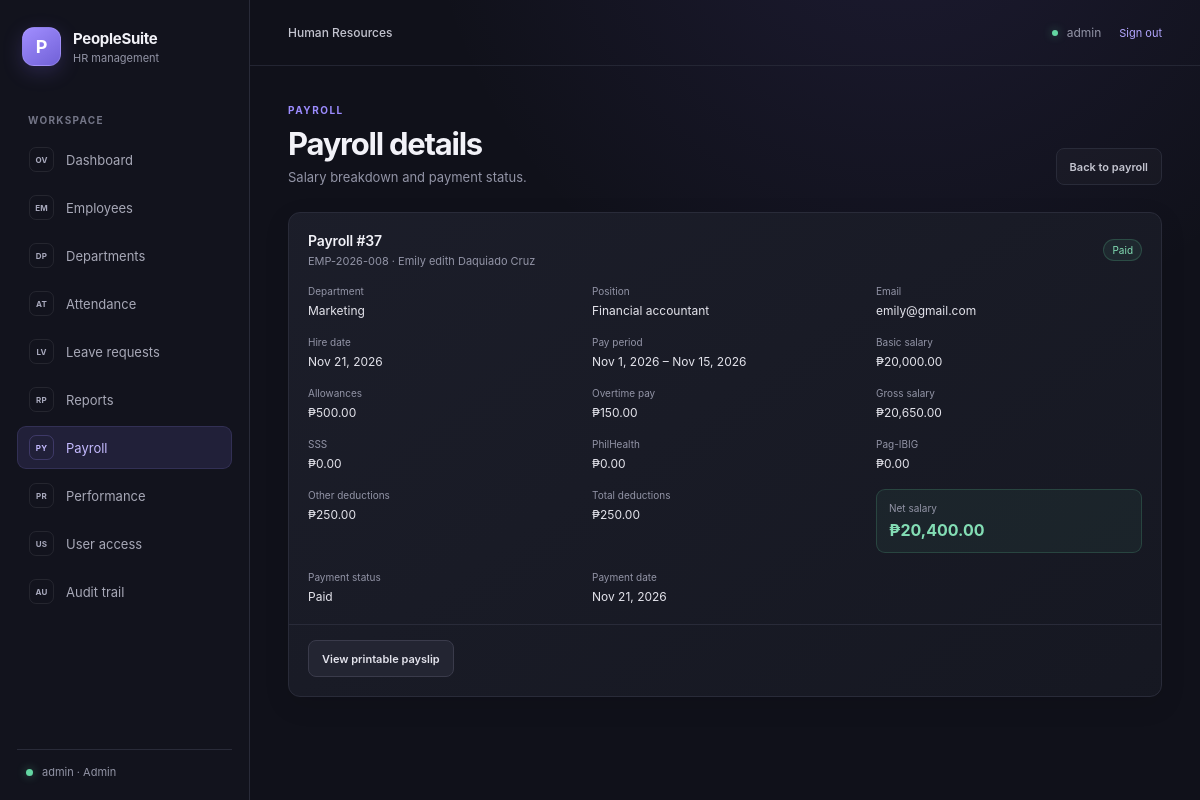
Screenshot of /payroll-details.php?id=37 (signed in) with the database file from the repository.
### tables this page shows
CREATE TABLE `payroll` (
  `payroll_id` int(11) NOT NULL,
  `employee_id` int(11) NOT NULL,
  `pay_period_start` date NOT NULL,
  `pay_period_end` date NOT NULL,
  `basic_salary` decimal(12,2) NOT NULL DEFAULT 0.00,
  `allowances` decimal(12,2) DEFAULT 0.00,
  `overtime_pay` decimal(12,2) DEFAULT 0.00,
  `deductions` decimal(12,2) DEFAULT 0.00,
  `sss_deduction` decimal(10,2) NOT NULL DEFAULT 0.00,
  `philhealth_deduction` decimal(10,2) NOT NULL DEFAULT 0.00,
  `pagibig_deduction` decimal(10,2) NOT NULL DEFAULT 0.00,
  `gross_salary` decimal(12,2) DEFAULT 0.00,
  `net_salary` decimal(12,2) DEFAULT 0.00,
  `payment_status` enum('Pending','Paid') DEFAULT 'Pending',
  `payment_date` date DEFAULT NULL,
  `created_at` timestamp NOT NULL DEFAULT current_timestamp()
);

CREATE TABLE `employees` (
  `employee_id` int(11) NOT NULL,
  `employee_code` varchar(20) NOT NULL,
  `first_name` varchar(100) NOT NULL,
  `middle_name` varchar(100) DEFAULT NULL,
  `last_name` varchar(100) NOT NULL,
  `gender` enum('Male','Female','Other') DEFAULT 'Other',
  `birth_date` date DEFAULT NULL,
  `email` varchar(150) NOT NULL,
  `phone` varchar(30) DEFAULT NULL,
  `address` text DEFAULT NULL,
  `department_id` int(11) DEFAULT NULL,
  `position` varchar(100) DEFAULT NULL,
  `hire_date` date NOT NULL,
  `employment_type` enum('Regular','Probationary','Contractual','Part-time') DEFAULT 'Regular',
  `employment_status` enum('Active','On Leave','Resigned','Terminated','Retired') DEFAULT 'Active',
  `basic_salary` decimal(12,2) DEFAULT 0.00,
  `created_at` timestamp NOT NULL DEFAULT current_timestamp(),
  `updated_at` timestamp NOT NULL DEFAULT current_timestamp() ON UPDATE current_timestamp()
);

CREATE TABLE `departments` (
  `department_id` int(11) NOT NULL,
  `department_name` varchar(100) NOT NULL,
  `description` text DEFAULT NULL,
  `created_at` timestamp NOT NULL DEFAULT current_timestamp()
);

### includes/auth.php (called while the page is built, shortened)
<?php
function auth_current_user(): ?array
{
    $user = $_SESSION['auth_user'];
    $lastActivity = (int) ($_SESSION['auth_last_activity'] ?? 0);
    return $user;
}
        ?>

### includes/payroll_helpers.php (called while the page is built, shortened)
<?php
function payroll_amount_to_cents($amount): ?int
{
    $value = trim((string) $amount);
    if (!preg_match('/\A(\d{1,10})(?:\.(\d{1,2}))?\z/D', $value, $parts)) {
        return null;
    }
    return ((int) $parts[1] * 100)
        + (int) str_pad($parts[2] ?? '', 2, '0');
}
function payroll_cents_to_amount(int $cents): string
{
    $absoluteCents = abs($cents);
    return ($cents < 0 ? '-' : '')
        . intdiv($absoluteCents, 100)
        . '.' . str_pad((string) ($absoluteCents % 100), 2, '0');
}
function payroll_money($amount): string
{
    $value = trim((string) $amount);
    $negative = str_starts_with($value, '-');
    $cents = payroll_amount_to_cents($value);
    return ($negative ? '-' : '') . '₱'
        . number_format(intdiv($cents, 100), 0, '.', ',')
        . '.' . str_pad((string) ($cents % 100), 2, '0');
}
function payroll_total_deductions_cents(array $record): int
{
    $total = 0;
    foreach (['sss_deduction', 'philhealth_deduction', 'pagibig_deduction', 'deductions'] as $field) {
        $cents = payroll_amount_to_cents($record[$field] ?? '0.00');
        $total += $cents;
    }
    return $total;
}

### payroll-details.php (the view, shortened to what this page needs)
<?php
require __DIR__ . '/includes/auth.php';
require __DIR__ . '/config/db.php';
require __DIR__ . '/includes/payroll_helpers.php';
$user = auth_current_user();
$isEmployee = $user['role'] === 'Employee';
$payrollId = filter_var($_GET['id'] ?? null, FILTER_VALIDATE_INT, ['options' => ['min_range' => 1]]);
$record = null;
$loadError = null;
$employeeId = $isEmployee
    ? filter_var($user['employee_id'] ?? null, FILTER_VALIDATE_INT, ['options' => ['min_range' => 1]])
    : null;
if ($payrollId === false || ($isEmployee && $employeeId === false)) {
    http_response_code(400);
    $loadError = 'A valid payroll record is required.';
} else {
    try {
        $sql = 'SELECT p.payroll_id, p.employee_id, p.pay_period_start,
                       p.pay_period_end, p.basic_salary, p.allowances,
                       p.overtime_pay, p.deductions, p.sss_deduction,
                       p.philhealth_deduction, p.pagibig_deduction,
                       p.gross_salary, p.net_salary,
                       p.payment_status, p.payment_date, p.created_at,
                       e.employee_code, e.first_name, e.middle_name, e.last_name,
                       e.email, e.position, e.hire_date, d.department_name
                FROM payroll AS p
                INNER JOIN employees AS e ON e.employee_id = p.employee_id
                LEFT JOIN departments AS d ON d.department_id = e.department_id
                WHERE p.payroll_id = :payroll_id';
        $parameters = [':payroll_id' => $payrollId];
        $query = $pdo->prepare($sql);
        $query->execute($parameters);
        $record = $query->fetch() ?: null;
    } catch (PDOException $e) {
        error_log('Payroll detail load failed: ' . $e->getMessage());
        $loadError = 'Payroll details could not be loaded. Please try again later.';
    }
}
$escape = static function ($value): string {
    return htmlspecialchars((string) $value, ENT_QUOTES, 'UTF-8');
};
$totalDeductions = $record === null ? 0 : payroll_total_deductions_cents($record);
require __DIR__ . '/includes/header.php';
require __DIR__ . '/includes/sidebar.php';
?>
<section class="page-heading">
    <div>
        <p class="eyebrow"><?= $isEmployee ? 'MY PAYROLL' : 'PAYROLL' ?></p>
        <h1>Payroll details</h1>
        <p class="page-description">Salary breakdown and payment status.</p>
    </div>
    <a class="button button-quiet" href="payroll.php">Back to payroll</a>
</section>
<?php if ($loadError !== null): ?>
    <div class="alert alert-error" role="alert"><?= $escape($loadError) ?></div>
<?php elseif ($record === null): ?>
    <div class="alert alert-error" role="alert">The requested payroll record was not found or is not available to your account.</div>
<?php else: ?>
    <section class="panel payroll-detail-panel">
        <div class="panel-heading">
            <div>
                <h2>Payroll #<?= (int) $record['payroll_id'] ?></h2>
                <p><?= $escape($record['employee_code'] . ' · ' . trim($record['first_name'] . ' ' . ($record['middle_name'] ?? '') . ' ' . $record['last_name'])) ?></p>
            </div>
            <span class="status-badge payment-status-<?= $escape(strtolower($record['payment_status'])) ?>"><?= $escape($record['payment_status']) ?></span>
        </div>
        <dl class="payroll-detail-grid">
            <div><dt>Department</dt><dd><?= $escape($record['department_name'] ?? 'Unassigned') ?></dd></div>
            <div><dt>Position</dt><dd><?= $escape($record['position'] ?? '—') ?></dd></div>
            <div><dt>Email</dt><dd><?= $escape($record['email']) ?></dd></div>
            <div><dt>Hire date</dt><dd><?= $escape(date('M j, Y', strtotime($record['hire_date']))) ?></dd></div>
            <div><dt>Pay period</dt><dd><?= $escape(date('M j, Y', strtotime($record['pay_period_start']))) ?> – <?= $escape(date('M j, Y', strtotime($record['pay_period_end']))) ?></dd></div>
            <div><dt>Basic salary</dt><dd><?= $escape(payroll_money($record['basic_salary'])) ?></dd></div>
            <div><dt>Allowances</dt><dd><?= $escape(payroll_money($record['allowances'])) ?></dd></div>
            <div><dt>Overtime pay</dt><dd><?= $escape(payroll_money($record['overtime_pay'])) ?></dd></div>
            <div><dt>Gross salary</dt><dd><?= $escape(payroll_money($record['gross_salary'])) ?></dd></div>
            <div><dt>SSS</dt><dd><?= $escape(payroll_money($record['sss_deduction'])) ?></dd></div>
            <div><dt>PhilHealth</dt><dd><?= $escape(payroll_money($record['philhealth_deduction'])) ?></dd></div>
            <div><dt>Pag-IBIG</dt><dd><?= $escape(payroll_money($record['pagibig_deduction'])) ?></dd></div>
            <div><dt>Other deductions</dt><dd><?= $escape(payroll_money($record['deductions'])) ?></dd></div>
            <div><dt>Total deductions</dt><dd><?= $escape(payroll_money(payroll_cents_to_amount($totalDeductions))) ?></dd></div>
            <div class="payroll-net"><dt>Net salary</dt><dd><?= $escape(payroll_money($record['net_salary'])) ?></dd></div>
            <div><dt>Payment status</dt><dd><?= $escape($record['payment_status']) ?></dd></div>
            <div><dt>Payment date</dt><dd><?= $record['payment_date'] !== null ? $escape(date('M j, Y', strtotime($record['payment_date']))) : 'Not paid' ?></dd></div>
        </dl>
        <div class="payroll-detail-actions">
            <a class="button button-secondary" href="payslip.php?id=<?= (int) $record['payroll_id'] ?>">View printable payslip</a>
        </div>
    </section>
<?php endif; ?>
<?php require __DIR__ . '/includes/footer.php'; ?>

### assets/style.css (style rules this page uses)
:root { color-scheme: dark; --page: #10111a; --panel: #171923; --panel-raised: #1c1e2a; --border: #292b39; --text: #f2f2f8; --muted: #9294a6; --accent: #9c8cff; --green: #63d6a2; }
* { box-sizing: border-box; }
body { min-width: 320px; min-height: 100vh; margin: 0; background: radial-gradient(ellipse at 75% -20%, rgba(119, 96, 218, 0.13), transparent 38%), var(--page); color: var(--text); font-family: Inter, ui-sans-serif, system-ui, -apple-system, BlinkMacSystemFont, "Segoe UI", sans-serif; font-size: 14px; -webkit-font-smoothing: antialiased; }
a { color: inherit; text-decoration: none; }
.page-heading { display: flex; align-items: flex-end; justify-content: space-between; gap: 20px; margin-bottom: 27px; }
.eyebrow { margin: 0 0 9px; color: var(--accent); font-size: 10px; font-weight: 750; letter-spacing: 0.15em; }
h1, h2, p { margin-top: 0; }
h1 { margin-bottom: 7px; font-size: clamp(25px, 3vw, 31px); font-weight: 650; letter-spacing: -0.04em; }
.page-description { margin-bottom: 0; color: var(--muted); font-size: 13px; }
.metric-card, .panel { border: 1px solid var(--border); border-radius: 12px; background: linear-gradient(145deg, rgba(28, 30, 42, 0.96), rgba(22, 24, 34, 0.96)); box-shadow: 0 8px 26px rgba(0, 0, 0, 0.1); }
.panel { min-width: 0; overflow: hidden; }
.panel-heading { display: flex; align-items: center; justify-content: space-between; gap: 12px; padding: 19px 19px 17px; }
.panel-heading h2 { margin-bottom: 5px; font-size: 14px; font-weight: 620; letter-spacing: -0.01em; }
.panel-heading p { margin-bottom: 0; color: var(--muted); font-size: 11px; }
.status-badge { display: inline-flex; align-items: center; padding: 4px 8px; border: 1px solid rgba(99, 214, 162, 0.17); border-radius: 20px; background: rgba(99, 214, 162, 0.08); color: #83ddb4; font-size: 10px; }
.payroll-detail-panel { max-width: 1000px; }
.payroll-detail-grid { display: grid; grid-template-columns: repeat(3, minmax(0, 1fr)); gap: 18px; margin: 0; padding: 0 19px 20px; }
.payroll-detail-grid div { min-width: 0; }
.payroll-detail-grid dt, .payslip-employee span, .payslip-footer span { margin-bottom: 6px; color: var(--muted); font-size: 10px; }
.payroll-detail-grid dd { margin: 0; color: #e4e4ec; font-size: 12px; overflow-wrap: anywhere; }
.payroll-detail-grid .payroll-net { padding: 12px; border: 1px solid rgba(99, 214, 162, 0.18); border-radius: 9px; background: rgba(99, 214, 162, 0.06); }
.payroll-net dd { color: #83ddb4; font-size: 16px; font-weight: 650; }
.payroll-detail-actions { display: flex; flex-wrap: wrap; gap: 9px; padding: 15px 19px 19px; border-top: 1px solid var(--border); }
.payment-status-paid { border-color: rgba(99, 214, 162, 0.2); background: rgba(99, 214, 162, 0.08); color: #83ddb4; }
.button { display: inline-flex; min-height: 37px; align-items: center; justify-content: center; gap: 7px; padding: 0 13px; border: 1px solid transparent; border-radius: 8px; cursor: pointer; font: inherit; font-size: 11px; font-weight: 600; white-space: nowrap; transition: background 150ms ease, border-color 150ms ease, color 150ms ease; }
.button-secondary { border-color: #3a3b4b; background: #232532; color: #e3e3ec; }
.button-quiet { border-color: var(--border); background: rgba(255, 255, 255, 0.025); color: #c4c5d0; }
.status-badge, .payment-status-paid, .leave-status-approved { border-color: rgba(99, 214, 162, 0.2); background: rgba(99, 214, 162, 0.08); color: #83ddb4; }

### rows the page displays
payroll: payroll_id "37", employee.last_name "EMP-2026-008 · Emily edith Daquiado Cruz", payment_status "Paid", departments.department_name "Marketing", employee.position "Financial accountant", employee.email "emily@gmail.com", employee.hire_date "Nov 21, 2026", pay_period_start "Nov 1, 2026", pay_period_end "Nov 15, 2026", basic_salary "₱20,000.00", allowances "₱500.00", overtime_pay "₱150.00", gross_salary "₱20,650.00", sss_deduction "₱0.00", philhealth_deduction "₱0.00", pagibig_deduction "₱0.00", deductions "₱250.00", net_salary "₱20,400.00", payment_date "Nov 21, 2026"

### other values shown
$currentUser['username'] "admin"
$currentUser['role'] "Admin"
